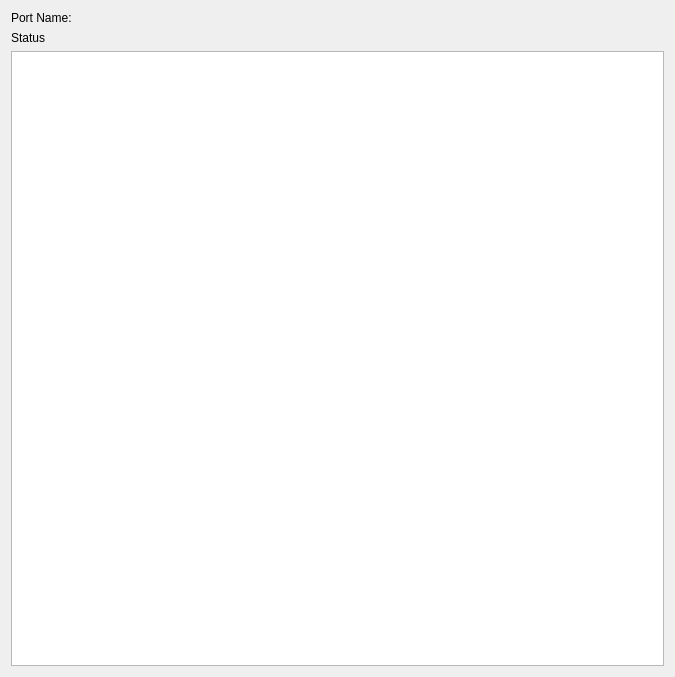
<?xml version="1.0" encoding="UTF-8"?>
<ui version="4.0">
 <class>GNovatech409BWidget</class>
 <widget class="QWidget" name="GNovatech409BWidget">
  <property name="geometry">
   <rect>
    <x>0</x>
    <y>0</y>
    <width>675</width>
    <height>677</height>
   </rect>
  </property>
  <property name="windowTitle">
   <string>GNovatech409BWidget</string>
  </property>
  <layout class="QVBoxLayout" name="pLay">
   <item>
    <layout class="QHBoxLayout" name="portNameLayout">
     <item>
      <layout class="QVBoxLayout" name="pLEDLayout"/>
     </item>
     <item>
      <widget class="QLabel" name="label_2">
       <property name="text">
        <string>Port Name:</string>
       </property>
      </widget>
     </item>
    </layout>
   </item>
   <item>
    <widget class="QLabel" name="label">
     <property name="text">
      <string>Status</string>
     </property>
    </widget>
   </item>
   <item>
    <widget class="QPlainTextEdit" name="pStatusEdit"/>
   </item>
  </layout>
 </widget>
 <layoutdefault spacing="6" margin="11"/>
 <resources/>
 <connections/>
</ui>
